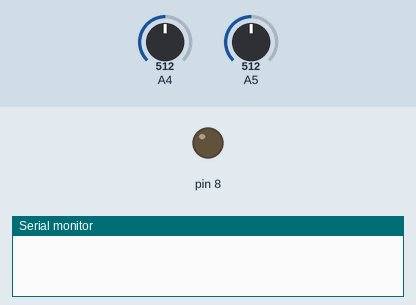
Recording of a sketch running on a simulated Arduino Uno, built with avr-gcc and run on an emulated ATmega328P. Shown: output pins drawn as LEDs (lit = HIGH), the last lines printed to the serial monitor. The test bench sets the inputs (shaded band); at power-on: A4 = 512, A5 = 512.

Above: at 1.2 s.
1.3 s: A4 set to 527
At 2.5 s:
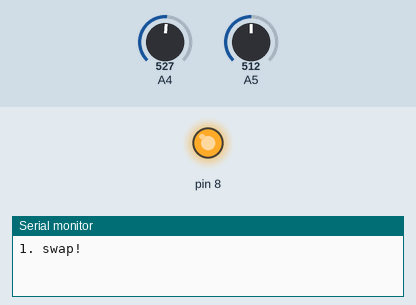
2.8 s: A4 set to 511
At 4.0 s:
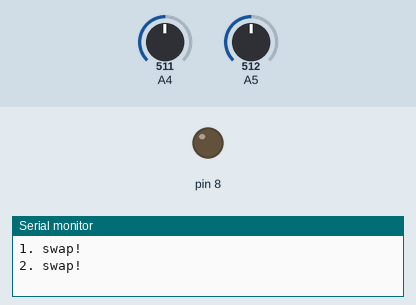
4.3 s: A4 set to 716
At 5.4 s:
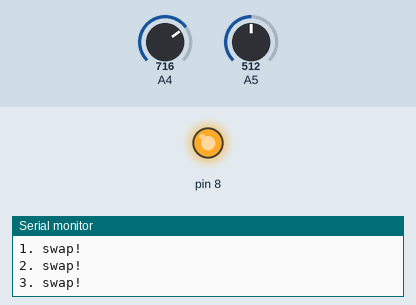
Timing chart, 0 to 7.3 s (numbered marks = the images above; inputs shaded):
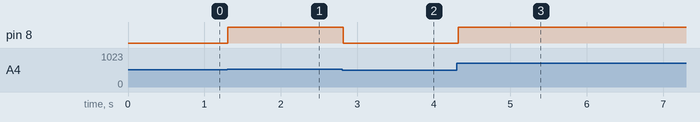

Measured:
- the behaviour switches between 512 and 513 on A4 (found by bisection; images 0 and 1)
- after the input at 1.3 s, pin 8: LOW → HIGH at once
- after the input at 2.8 s, pin 8: HIGH → LOW at once
- after the input at 4.3 s, pin 8: LOW → HIGH at once

The sketch:

arduino4.6.ino
```cpp
int receivedVal = 0;
int threshold = 0;

void setup() {
  pinMode(8, OUTPUT);
  Serial.begin(9600);
}

void loop() {
  static bool isLow{true};
  static int count{0};
  receivedVal = analogRead(A5);
  threshold = analogRead(A4);

  if (receivedVal < threshold) {
     if(isLow == true)
     {
        count++;
        Serial.print(count);
        Serial.println(". swap!");
     }
     digitalWrite(8, HIGH);
     isLow = false;
  } else {
    if(isLow == false)
     {
        count++;
        Serial.print(count);
        Serial.println(". swap!");
     }
     digitalWrite(8, LOW);
     isLow = true;
  }

  delay(50);
}
```
